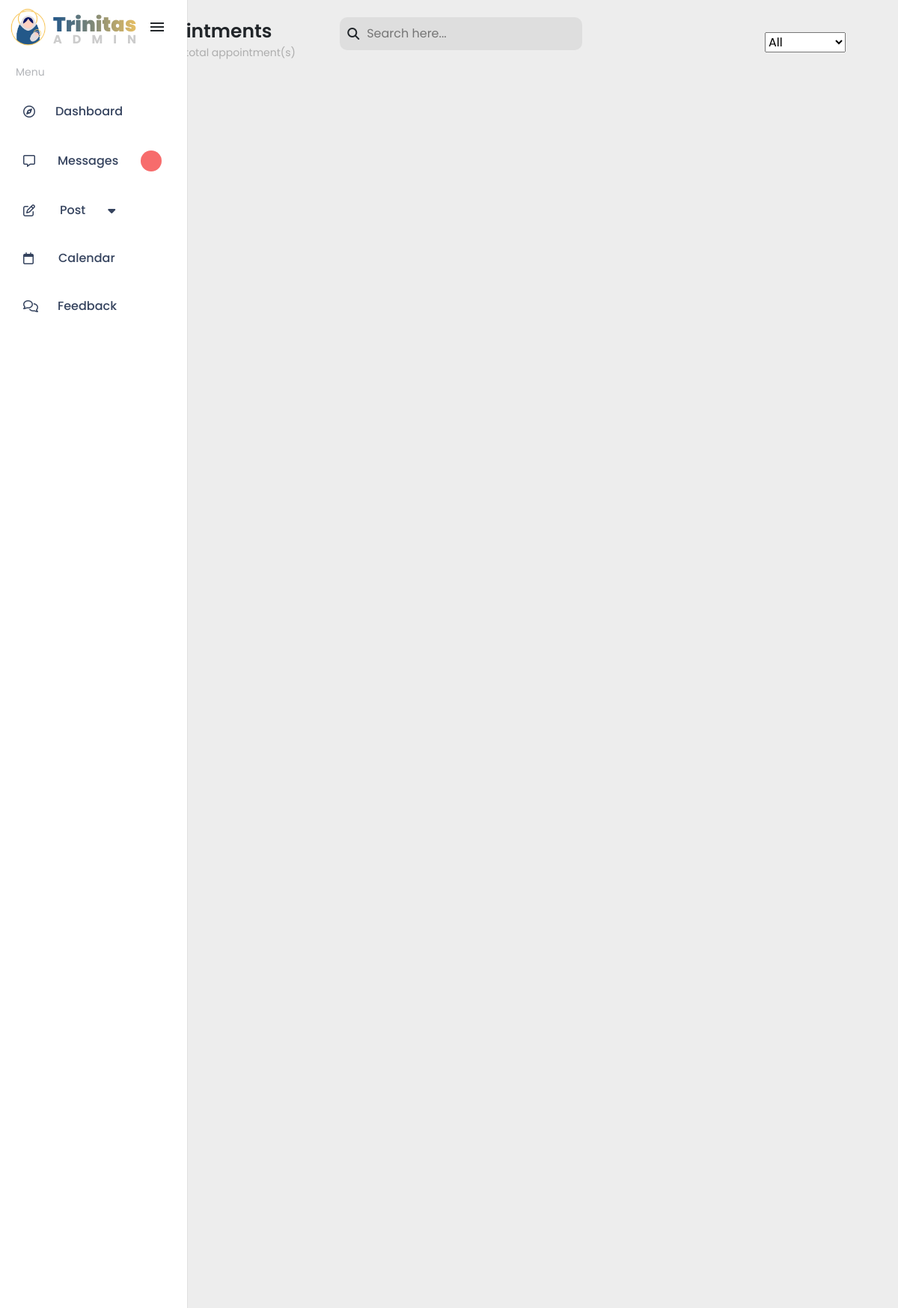
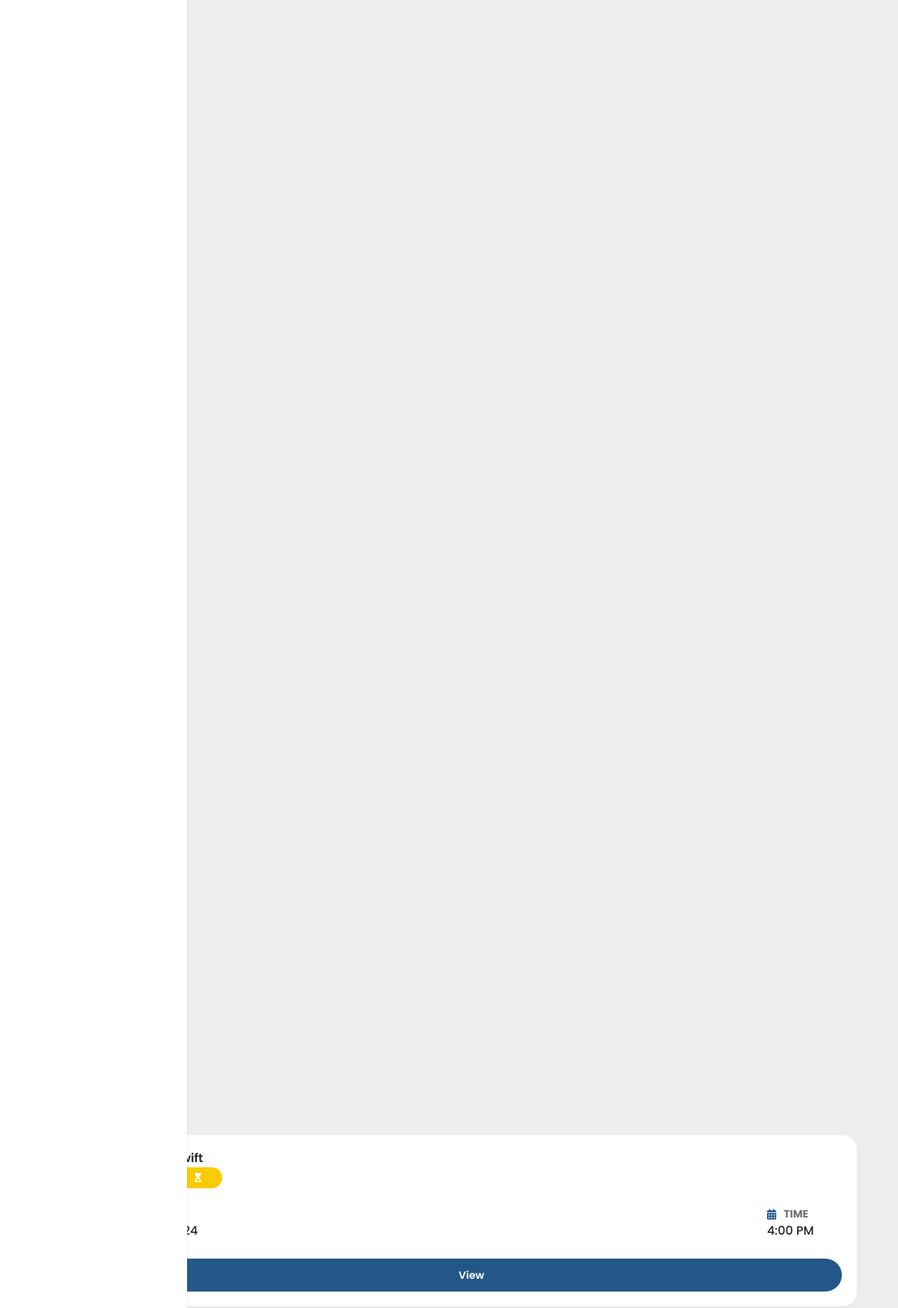
The app's page /admin-side/appointment_view.php (signed in, upper part) with its own data (2 pictures, top to bottom).
### tables this page shows
CREATE TABLE `appointment_record` (
  `appoint_id` int(4) UNSIGNED NOT NULL,
  `user_id` int(11) NOT NULL,
  `first_name` varchar(255) NOT NULL,
  `last_name` varchar(255) NOT NULL,
  `contact_no` varchar(255) NOT NULL,
  `appoint_sched_date` varchar(100) NOT NULL,
  `appoint_sched_time` varchar(1000) NOT NULL,
  `appoint_description` text NOT NULL,
  `appoint_status` enum('pending','confirmed','cancelled') NOT NULL,
  `timestamp` timestamp NULL DEFAULT NULL,
  `is_read` tinyint(1) NOT NULL,
  `is_read_user` tinyint(4) NOT NULL
);

### admin-side/appointment_view.php (the view, shortened to what this page needs)
<?php
try {
    $sql = "SELECT
                a.*,
                u.profile_picture
            FROM appointment_record a
            JOIN users u ON a.user_id = u.user_id
            ORDER BY STR_TO_DATE(a.appoint_sched_date, '%M %d %Y') DESC";
    $result = $conn->query($sql);
} catch (PDOException $e) {
    die("Error fetching data: " . $e->getMessage());
}
try {
    $sqlCount = "SELECT COUNT(*) AS total_appointments FROM appointment_record";
    $resultCount = $conn->query($sqlCount);
    $row = $resultCount->fetch(PDO::FETCH_ASSOC);
    $totalAppointments = $row['total_appointments'];
} catch (PDOException $e) {
    die("Error fetching data: " . $e->getMessage());
}
?>
<!DOCTYPE html>
<html lang="en">
<head>
    <link rel="stylesheet" href="./css/admin_style.css">
    <link rel="stylesheet" href="https://cdnjs.cloudflare.com/ajax/libs/font-awesome/6.4.0/css/all.min.css" />
    <link href="https://cdn.jsdelivr.net/npm/bootstrap@5.3.1/dist/css/bootstrap.min.css" rel="stylesheet">
    <link rel="stylesheet" href="./css/admin_style.css">
</head>
<body style="overflow-x: hidden;">
    <?php
    include("./admin_sidebar.php");
    include("./appointment_details_view.php");
    include("./confirm_delete_modal.php");
    ?>
    <section class="appointments-list admin-sidebar-open">
        <div class="admin-appoint-header">
            <div class="right-section">
                <h4 class="admin-title">Appointments</h4>
                <p class="total-indicator">You have <span class="total-num"><?php echo $totalAppointments; ?></span> total appointment(s)</p>
            </div>
            <div class="center-section">
                <div class="search-bar-admin">
                    <i class="fa-solid fa-magnifying-glass"></i>
                    <input type="text" id="searchInput" placeholder="Search here...">
                </div>
            </div>
            <div class="left-section">
                <select name="selectedStatus" class="sorting-list">
                    <option value="">All</option>
                </select>
            </div>
        </div>
        <div class="notification-list">
            <?php
            while ($row = $result->fetch(PDO::FETCH_ASSOC)) {
                $first_name = $row["first_name"];
                $last_name = $row["last_name"];
                $status = $row["appoint_status"];
                $date = $row["appoint_sched_date"];
                $time = $row["appoint_sched_time"];
                if ($status === 'confirmed' || $status === 'pending' || $status === 'cancelled') {
                    echo '<div class="notification-card appoint searchable-card">';
                    echo '<div class="first-section">';
                    echo '<div class="guest-details-admin">';
                    echo '<span class="guest">' . $first_name .' '. $last_name . '</span>';
                    echo '<span class="status ' . $status . '" data-status="' . $status . '">';
                    if ($status === 'confirmed') {
                        echo '<i class="fa-solid fa-check"></i>';
                    } elseif ($status === 'pending') {
                        echo '<i class="fa-solid fa-hourglass-start"></i>';
                    } elseif ($status === 'cancelled') {
                        echo '<i class="fa-solid fa-ban"></i>';
                    }
                    echo '</span>';
                    echo '</div>';
                    echo '</div>';
                    echo '<div class="second-section">';
                    echo '<div class="appoint-details">';
                    echo '<div class="detail-title"><i class="fa-solid fa-calendar-days"></i>DATE</div>';
                    echo '<div class="date">' . $date . '</div>';
                    echo '</div>';
                    echo '<div class="appoint-details">';
                    echo '<div class="detail-title"><i class="fa-solid fa-calendar-days"></i>TIME</div>';
                    echo '<div class="date">' . $time . '</div>';
                    echo '</div>';
                    echo '</div>';
                    echo '<div class="third-section">';
                    echo '<div class="notif-button" data-appointment-id="' . $row['appoint_id'] . '">';
                    echo '<a href="#" class="btn-view">View</a>';
                    echo '</div>';
                    echo '</div>';
                    echo '</div>';
                }
            }
            ?>
        </div>
    </section>
</body>
</html>

### records on screen
appointment_record: last_name "Swift", appoint_status "pending" (drawn), appoint_sched_time "4:00 PM"
